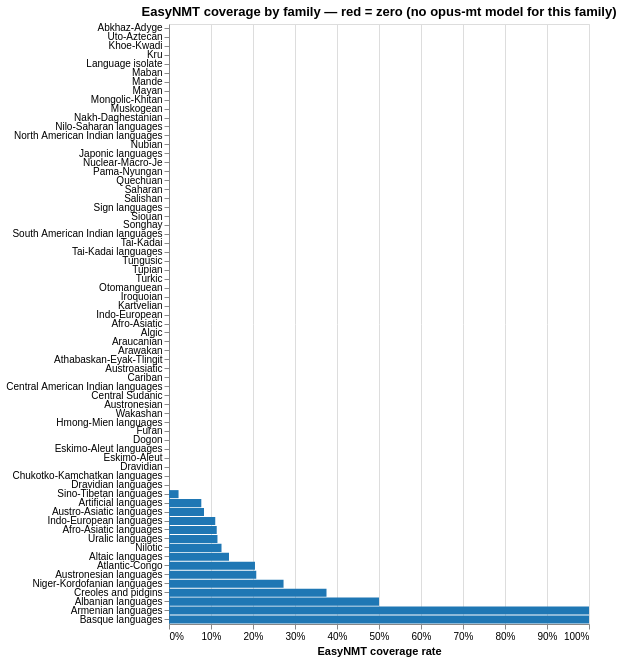

Source (notebook cell):
### Markdown cell above
## 3.3 — Source-Specific Coverage Case Studies

The aggregate coverage charts do not explain why each source behaves the way it does. This section looks at three source-specific mechanisms: EasyNMT's model-availability gaps, Google's advertised support versus actual collected output, and Lingvanex's source-leakage pattern.

### EasyNMT Structural Gaps by Family

EasyNMT coverage is shaped by Helsinki-NLP OPUS-MT model availability. When no model exists for a source-target pair, the pipeline gets no output. That makes its gaps structural rather than random: entire language families can be out of scope because the necessary model was never available.

The chart below calculates EasyNMT coverage by reviewed family label. I use it to see where EasyNMT genuinely expands the comparison set and where it simply cannot participate.

### Code cell
# EasyNMT structural gaps by language family
enmt_col = BASELINE_SERVICES["EasyNMT"]

fam_enmt = (
    df.groupby("language_family")
    .agg(
        n_langs=("language_code", "nunique"),
        n_covered=(enmt_col, lambda x: x.notna().sum()),
    )
    .reset_index()
)
fam_enmt["coverage_rate"] = fam_enmt["n_covered"] / fam_enmt["n_langs"]
fam_enmt["zero_coverage"] = fam_enmt["n_covered"] == 0
fam_enmt = fam_enmt.sort_values("coverage_rate")

enmt_bar = alt.Chart(fam_enmt).mark_bar().encode(
    y=alt.Y("language_family:N", sort="x", title=None),
    x=alt.X("coverage_rate:Q", axis=alt.Axis(format="%"), title="EasyNMT coverage rate"),
    color=alt.condition(
        alt.datum.zero_coverage,
        alt.value("#d62728"),
        alt.value("#1f77b4"),
    ),
    tooltip=[
        "language_family:N",
        alt.Tooltip("coverage_rate:Q", format=".1%"),
        alt.Tooltip("n_covered:Q", title="languages covered"),
        alt.Tooltip("n_langs:Q", title="total languages"),
    ],
).properties(width=420, height=600,
             title="EasyNMT coverage by family — red = zero (no opus-mt model for this family)")
display(enmt_bar)

zero_fams = fam_enmt[fam_enmt["zero_coverage"]]["language_family"].tolist()
print(f"Families with zero EasyNMT coverage ({len(zero_fams)}):")
for f in zero_fams:
    n = int(fam_enmt.loc[fam_enmt["language_family"]==f, "n_langs"].iloc[0])
    print(f"  {f} ({n} languages)")

### Figure 1 — Vega specification as saved in the notebook (floating-point values rounded to 4 significant figures)
{"$schema": "https://vega.github.io/schema/vega/v6.json", "data": [{"name": "source_0"}, {"name": "data_0", "values": [{"coverage_rate": 0.0, "coverage_rate_end": 0.0, "coverage_rate_start": 0.0, "language_family": "Abkhaz-Adyge", "n_covered": 0, "n_langs": 4, "zero_coverage": true}, {"coverage_rate": 0.0, "coverage_rate_end": 0.0, "coverage_rate_start": 0.0, "language_family": "Uto-Aztecan", "n_covered": 0, "n_langs": 6, "zero_coverage": true}, {"coverage_rate": 0.0, "coverage_rate_end": 0.0, "coverage_rate_start": 0.0, "language_family": "Khoe-Kwadi", "n_covered": 0, "n_langs": 1, "zero_coverage": true}, {"coverage_rate": 0.0, "coverage_rate_end": 0.0, "coverage_rate_start": 0.0, "language_family": "Kru", "n_covered": 0, "n_langs": 1, "zero_coverage": true}, {"coverage_rate": 0.0, "coverage_rate_end": 0.0, "coverage_rate_start": 0.0, "language_family": "Language isolate", "n_covered": 0, "n_langs": 8, "zero_coverage": true}, {"coverage_rate": 0.0, "coverage_rate_end": 0.0, "coverage_rate_start": 0.0, "language_family": "Maban", "n_covered": 0, "n_langs": 1, "zero_coverage": true}, {"coverage_rate": 0.0, "coverage_rate_end": 0.0, "coverage_rate_start": 0.0, "language_family": "Mande", "n_covered": 0, "n_langs": 9, "zero_coverage": true}, {"coverage_rate": 0.0, "coverage_rate_end": 0.0, "coverage_rate_start": 0.0, "language_family": "Mayan", "n_covered": 0, "n_langs": 2, "zero_coverage": true}, {"coverage_rate": 0.0, "coverage_rate_end": 0.0, "coverage_rate_start": 0.0, "language_family": "Mongolic-Khitan", "n_covered": 0, "n_langs": 2, "zero_coverage": true}, {"coverage_rate": 0.0, "coverage_rate_end": 0.0, "coverage_rate_start": 0.0, "language_family": "Muskogean", "n_covered": 0, "n_langs": 4, "zero_coverage": true}, {"coverage_rate": 0.0, "coverage_rate_end": 0.0, "coverage_rate_start": 0.0, "language_family": "Nakh-Daghestanian", "n_covered": 0, "n_langs": 8, "zero_coverage": true}, {"coverage_rate": 0.0, "coverage_rate_end": 0.0, "coverage_rate_start": 0.0, "language_family": "Nilo-Saharan languages", "n_covered": 0, "n_langs": 3, "zero_coverage": true}, {"coverage_rate": 0.0, "coverage_rate_end": 0.0, "coverage_rate_start": 0.0, "language_family": "North American Indian languages", "n_covered": 0, "n_langs": 5, "zero_coverage": true}, {"coverage_rate": 0.0, "coverage_rate_end": 0.0, "coverage_rate_start": 0.0, "language_family": "Nubian", "n_covered": 0, "n_langs": 1, "zero_coverage": true}, {"coverage_rate": 0.0, "coverage_rate_end": 0.0, "coverage_rate_start": 0.0, "language_family": "Japonic languages", "n_covered": 0, "n_langs": 1, "zero_coverage": true}, {"coverage_rate": 0.0, "coverage_rate_end": 0.0, "coverage_rate_start": 0.0, "language_family": "Nuclear-Macro-Je", "n_covered": 0, "n_langs": 1, "zero_coverage": true}, {"coverage_rate": 0.0, "coverage_rate_end": 0.0, "coverage_rate_start": 0.0, "language_family": "Pama-Nyungan", "n_covered": 0, "n_langs": 1, "zero_coverage": true}, {"coverage_rate": 0.0, "coverage_rate_end": 0.0, "coverage_rate_start": 0.0, "language_family": "Quechuan", "n_covered": 0, "n_langs": 1, "zero_coverage": true}, {"coverage_rate": 0.0, "coverage_rate_end": 0.0, "coverage_rate_start": 0.0, "language_family": "Saharan", "n_covered": 0, "n_langs": 2, "zero_coverage": true}, {"coverage_rate": 0.0, "coverage_rate_end": 0.0, "coverage_rate_start": 0.0, "language_family": "Salishan", "n_covered": 0, "n_langs": 4, "zero_coverage": true}, {"coverage_rate": 0.0, "coverage_rate_end": 0.0, "coverage_rate_start": 0.0, "language_family": "Sign languages", "n_covered": 0, "n_langs": 1, "zero_coverage": true}, {"coverage_rate": 0.0, "coverage_rate_end": 0.0, "coverage_rate_start": 0.0, "language_family": "Siouan", "n_covered": 0, "n_langs": 3, "zero_coverage": true}, {"coverage_rate": 0.0, "coverage_rate_end": 0.0, "coverage_rate_start": 0.0, "language_family": "Songhay", "n_covered": 0, "n_langs": 4, "zero_coverage": true}, {"coverage_rate": 0.0, "coverage_rate_end": 0.0, "coverage_rate_start": 0.0, "language_family": "South American Indian languages", "n_covered": 0, "n_langs": 4, "zero_coverage": true}, {"coverage_rate": 0.0, "coverage_rate_end": 0.0, "coverage_rate_start": 0.0, "language_family": "Tai-Kadai", "n_covered": 0, "n_langs": 1, "zero_coverage": true}, {"coverage_rate": 0.0, "coverage_rate_end": 0.0, "coverage_rate_start": 0.0, "language_family": "Tai-Kadai languages", "n_covered": 0, "n_langs": 8, "zero_coverage": true}, {"coverage_rate": 0.0, "coverage_rate_end": 0.0, "coverage_rate_start": 0.0, "language_family": "Tungusic", "n_covered": 0, "n_langs": 2, "zero_coverage": true}, {"coverage_rate": 0.0, "coverage_rate_end": 0.0, "coverage_rate_start": 0.0, "language_family": "Tupian", "n_covered": 0, "n_langs": 1, "zero_coverage": true}, {"coverage_rate": 0.0, "coverage_rate_end": 0.0, "coverage_rate_start": 0.0, "language_family": "Turkic", "n_covered": 0, "n_langs": 19, "zero_coverage": true}, {"coverage_rate": 0.0, "coverage_rate_end": 0.0, "coverage_rate_start": 0.0, "language_family": "Otomanguean", "n_covered": 0, "n_langs": 1, "zero_coverage": true}, {"coverage_rate": 0.0, "coverage_rate_end": 0.0, "coverage_rate_start": 0.0, "language_family": "Iroquoian", "n_covered": 0, "n_langs": 4, "zero_coverage": true}, {"coverage_rate": 0.0, "coverage_rate_end": 0.0, "coverage_rate_start": 0.0, "language_family": "Kartvelian", "n_covered": 0, "n_langs": 3, "zero_coverage": true}, {"coverage_rate": 0.0, "coverage_rate_end": 0.0, "coverage_rate_start": 0.0, "language_family": "Indo-European", "n_covered": 0, "n_langs": 1, "zero_coverage": true}, {"coverage_rate": 0.0, "coverage_rate_end": 0.0, "coverage_rate_start": 0.0, "language_family": "Afro-Asiatic", "n_covered": 0, "n_langs": 1, "zero_coverage": true}, {"coverage_rate": 0.0, "coverage_rate_end": 0.0, "coverage_rate_start": 0.0, "language_family": "Algic", "n_covered": 0, "n_langs": 17, "zero_coverage": true}, {"coverage_rate": 0.0, "coverage_rate_end": 0.0, "coverage_rate_start": 0.0, "language_family": "Araucanian", "n_covered": 0, "n_langs": 1, "zero_coverage": true}, {"coverage_rate": 0.0, "coverage_rate_end": 0.0, "coverage_rate_start": 0.0, "language_family": "Arawakan", "n_covered": 0, "n_langs": 2, "zero_coverage": true}, {"coverage_rate": 0.0, "coverage_rate_end": 0.0, "coverage_rate_start": 0.0, "language_family": "Athabaskan-Eyak-Tlingit", "n_covered": 0, "n_langs": 4, "zero_coverage": true}, {"coverage_rate": 0.0, "coverage_rate_end": 0.0, "coverage_rate_start": 0.0, "language_family": "Austroasiatic", "n_covered": 0, "n_langs": 1, "zero_coverage": true}, {"coverage_rate": 0.0, "coverage_rate_end": 0.0, "coverage_rate_start": 0.0, "language_family": "Cariban", "n_covered": 0, "n_langs": 1, "zero_coverage": true}, {"coverage_rate": 0.0, "coverage_rate_end": 0.0, "coverage_rate_start": 0.0, "language_family": "Central American Indian languages", "n_covered": 0, "n_langs": 1, "zero_coverage": true}, {"coverage_rate": 0.0, "coverage_rate_end": 0.0, "coverage_rate_start": 0.0, "language_family": "Central Sudanic", "n_covered": 0, "n_langs": 1, "zero_coverage": true}, {"coverage_rate": 0.0, "coverage_rate_end": 0.0, "coverage_rate_start": 0.0, "language_family": "Austronesian", "n_covered": 0, "n_langs": 1, "zero_coverage": true}, {"coverage_rate": 0.0, "coverage_rate_end": 0.0, "coverage_rate_start": 0.0, "language_family": "Wakashan", "n_covered": 0, "n_langs": 1, "zero_coverage": true}, {"coverage_rate": 0.0, "coverage_rate_end": 0.0, "coverage_rate_start": 0.0, "language_family": "Hmong-Mien languages", "n_covered": 0, "n_langs": 4, "zero_coverage": true}, {"coverage_rate": 0.0, "coverage_rate_end": 0.0, "coverage_rate_start": 0.0, "language_family": "Furan", "n_covered": 0, "n_langs": 1, "zero_coverage": true}, {"coverage_rate": 0.0, "coverage_rate_end": 0.0, "coverage_rate_start": 0.0, "language_family": "Dogon", "n_covered": 0, "n_langs": 1, "zero_coverage": true}, {"coverage_rate": 0.0, "coverage_rate_end": 0.0, "coverage_rate_start": 0.0, "language_family": "Eskimo-Aleut languages", "n_covered": 0, "n_langs": 5, "zero_coverage": true}, {"coverage_rate": 0.0, "coverage_rate_end": 0.0, "coverage_rate_start": 0.0, "language_family": "Eskimo-Aleut", "n_covered": 0, "n_langs": 1, "zero_coverage": true}, {"coverage_rate": 0.0, "coverage_rate_end": 0.0, "coverage_rate_start": 0.0, "language_family": "Dravidian", "n_covered": 0, "n_langs": 1, "zero_coverage": true}, {"coverage_rate": 0.0, "coverage_rate_end": 0.0, "coverage_rate_start": 0.0, "language_family": "Chukotko-Kamchatkan languages", "n_covered": 0, "n_langs": 1, "zero_coverage": true}, {"coverage_rate": 0.0, "coverage_rate_end": 0.0, "coverage_rate_start": 0.0, "language_family": "Dravidian languages", "n_covered": 0, "n_langs": 8, "zero_coverage": true}, {"coverage_rate": 0.02273, "coverage_rate_end": 0.02273, "coverage_rate_start": 0.0, "language_family": "Sino-Tibetan languages", "n_covered": 1, "n_langs": 44, "zero_coverage": false}, {"coverage_rate": 0.07692, "coverage_rate_end": 0.07692, "coverage_rate_start": 0.0, "language_family": "Artificial languages", "n_covered": 1, "n_langs": 13, "zero_coverage": false}, {"coverage_rate": 0.08333, "coverage_rate_end": 0.08333, "coverage_rate_start": 0.0, "language_family": "Austro-Asiatic languages", "n_covered": 1, "n_langs": 12, "zero_coverage": false}, {"coverage_rate": 0.1101, "coverage_rate_end": 0.1101, "coverage_rate_start": 0.0, "language_family": "Indo-European languages", "n_covered": 25, "n_langs": 227, "zero_coverage": false}, {"coverage_rate": 0.1136, "coverage_rate_end": 0.1136, "coverage_rate_start": 0.0, "language_family": "Afro-Asiatic languages", "n_covered": 5, "n_langs": 44, "zero_coverage": false}, {"coverage_rate": 0.1154, "coverage_rate_end": 0.1154, "coverage_rate_start": 0.0, "language_family": "Uralic languages", "n_covered": 3, "n_langs": 26, "zero_coverage": false}, {"coverage_rate": 0.125, "coverage_rate_end": 0.125, "coverage_rate_start": 0.0, "language_family": "Nilotic", "n_covered": 1, "n_langs": 8, "zero_coverage": false}, {"coverage_rate": 0.1429, "coverage_rate_end": 0.1429, "coverage_rate_start": 0.0, "language_family": "Altaic languages", "n_covered": 1, "n_langs": 7, "zero_coverage": false}, {"coverage_rate": 0.2047, "coverage_rate_end": 0.2047, "coverage_rate_start": 0.0, "language_family": "Atlantic-Congo", "n_covered": 26, "n_langs": 127, "zero_coverage": false}, {"coverage_rate": 0.2078, "coverage_rate_end": 0.2078, "coverage_rate_start": 0.0, "language_family": "Austronesian languages", "n_covered": 16, "n_langs": 77, "zero_coverage": false}, {"coverage_rate": 0.2727, "coverage_rate_end": 0.2727, "coverage_rate_start": 0.0, "language_family": "Niger-Kordofanian languages", "n_covered": 3, "n_langs": 11, "zero_coverage": false}, {"coverage_rate": 0.375, "coverage_rate_end": 0.375, "coverage_rate_start": 0.0, "language_family": "Creoles and pidgins", "n_covered": 6, "n_langs": 16, "zero_coverage": false}, {"coverage_rate": 0.5, "coverage_rate_end": 0.5, "coverage_rate_start": 0.0, "language_family": "Albanian languages", "n_covered": 1, "n_langs": 2, "zero_coverage": false}, {"coverage_rate": 1.0, "coverage_rate_end": 1.0, "coverage_rate_start": 0.0, "language_family": "Armenian languages", "n_covered": 1, "n_langs": 1, "zero_coverage": false}, {"coverage_rate": 1.0, "coverage_rate_end": 1.0, "coverage_rate_start": 0.0, "language_family": "Basque languages", "n_covered": 1, "n_langs": 1, "zero_coverage": false}]}, {"name": "source_0_y_domain_language_family", "values": [{"language_family": "Abkhaz-Adyge", "sort_field": 0.0}, {"language_family": "Uto-Aztecan", "sort_field": 0.0}, {"language_family": "Khoe-Kwadi", "sort_field": 0.0}, {"language_family": "Kru", "sort_field": 0.0}, {"language_family": "Language isolate", "sort_field": 0.0}, {"language_family": "Maban", "sort_field": 0.0}, {"language_family": "Mande", "sort_field": 0.0}, {"language_family": "Mayan", "sort_field": 0.0}, {"language_family": "Mongolic-Khitan", "sort_field": 0.0}, {"language_family": "Muskogean", "sort_field": 0.0}, {"language_family": "Nakh-Daghestanian", "sort_field": 0.0}, {"language_family": "Nilo-Saharan languages", "sort_field": 0.0}, {"language_family": "North American Indian languages", "sort_field": 0.0}, {"language_family": "Nubian", "sort_field": 0.0}, {"language_family": "Japonic languages", "sort_field": 0.0}, {"language_family": "Nuclear-Macro-Je", "sort_field": 0.0}, {"language_family": "Pama-Nyungan", "sort_field": 0.0}, {"language_family": "Quechuan", "sort_field": 0.0}, {"language_family": "Saharan", "sort_field": 0.0}, {"language_family": "Salishan", "sort_field": 0.0}, {"language_family": "Sign languages", "sort_field": 0.0}, {"language_family": "Siouan", "sort_field": 0.0}, {"language_family": "Songhay", "sort_field": 0.0}, {"language_family": "South American Indian languages", "sort_field": 0.0}, {"language_family": "Tai-Kadai", "sort_field": 0.0}, {"language_family": "Tai-Kadai languages", "sort_field": 0.0}, {"language_family": "Tungusic", "sort_field": 0.0}, {"language_family": "Tupian", "sort_field": 0.0}, {"language_family": "Turkic", "sort_field": 0.0}, {"language_family": "Otomanguean", "sort_field": 0.0}, {"language_family": "Iroquoian", "sort_field": 0.0}, {"language_family": "Kartvelian", "sort_field": 0.0}, {"language_family": "Indo-European", "sort_field": 0.0}, {"language_family": "Afro-Asiatic", "sort_field": 0.0}, {"language_family": "Algic", "sort_field": 0.0}, {"language_family": "Araucanian", "sort_field": 0.0}, {"language_family": "Arawakan", "sort_field": 0.0}, {"language_family": "Athabaskan-Eyak-Tlingit", "sort_field": 0.0}, {"language_family": "Austroasiatic", "sort_field": 0.0}, {"language_family": "Cariban", "sort_field": 0.0}, {"language_family": "Central American Indian languages", "sort_field": 0.0}, {"language_family": "Central Sudanic", "sort_field": 0.0}, {"language_family": "Austronesian", "sort_field": 0.0}, {"language_family": "Wakashan", "sort_field": 0.0}, {"language_family": "Hmong-Mien languages", "sort_field": 0.0}, {"language_family": "Furan", "sort_field": 0.0}, {"language_family": "Dogon", "sort_field": 0.0}, {"language_family": "Eskimo-Aleut languages", "sort_field": 0.0}, {"language_family": "Eskimo-Aleut", "sort_field": 0.0}, {"language_family": "Dravidian", "sort_field": 0.0}, {"language_family": "Chukotko-Kamchatkan languages", "sort_field": 0.0}, {"language_family": "Dravidian languages", "sort_field": 0.0}, {"language_family": "Sino-Tibetan languages", "sort_field": 0.02273}, {"language_family": "Artificial languages", "sort_field": 0.07692}, {"language_family": "Austro-Asiatic languages", "sort_field": 0.08333}, {"language_family": "Indo-European languages", "sort_field": 0.1101}, {"language_family": "Afro-Asiatic languages", "sort_field": 0.1136}, {"language_family": "Uralic languages", "sort_field": 0.1154}, {"language_family": "Nilotic", "sort_field": 0.125}, {"language_family": "Altaic languages", "sort_field": 0.1429}, {"language_family": "Atlantic-Congo", "sort_field": 0.2047}, {"language_family": "Austronesian languages", "sort_field": 0.2078}, {"language_family": "Niger-Kordofanian languages", "sort_field": 0.2727}, {"language_family": "Creoles and pidgins", "sort_field": 0.375}, {"language_family": "Albanian languages", "sort_field": 0.5}, {"language_family": "Armenian languages", "sort_field": 1.0}, {"language_family": "Basque languages", "sort_field": 1.0}]}], "marks": [{"type": "rect", "name": "marks", "from": {"data": "data_0"}, "encode": {"update": {"height": {"signal": "max(0.25, bandwidth('y'))"}, "x2": {"field": "coverage_rate_start", "scale": "x"}, "x": {"field": "coverage_rate_end", "scale": "x"}, "y": {"field": "language_family", "scale": "y"}, "fill": [{"value": "#d62728", "test": "datum.zero_coverage"}, {"value": "#1f77b4"}], "tooltip": {"signal": "{\"language_family\": isValid(datum[\"language_family\"]) ? datum[\"language_family\"] : \"\"+datum[\"language_family\"], \"coverage_rate\": format(datum[\"coverage_rate\"], \".1%\"), \"languages covered\": format(datum[\"n_covered\"], \"\"), \"total languages\": format(datum[\"n_langs\"], \"\")}"}}}, "style": ["bar"]}], "scales": [{"name": "x", "type": "linear", "domain": {"data": "data_0", "fields": ["coverage_rate_start", "coverage_rate_end"]}, "range": [0, {"signal": "width"}], "nice": true, "zero": true}, {"name": "y", "type": "band", "domain": {"data": "source_0_y_domain_language_family", "field": "language_family", "sort": {"op": "max", "field": "sort_field"}}, "range": [0, {"signal": "height"}], "paddingOuter": 0.05, "paddingInner": 0.1}], "axes": [{"scale": "x", "minExtent": 0, "aria": false, "zindex": 0, "labels": false, "domain": false, "orient": "bottom", "grid": true, "gridScale": "y", "ticks": false, "tickCount": {"signal": "ceil(width/40)"}, "maxExtent": 0}, {"scale": "x", "labelFlush": true, "labelOverlap": true, "grid": false, "zindex": 0, "format": "%", "title": "EasyNMT coverage rate", "tickCount": {"signal": "ceil(width/40)"}, "orient": "bottom"}, {"scale": "y", "orient": "left", "zindex": 0, "grid": false}], "title": {"text": "EasyNMT coverage by family — red = zero (no opus-mt model for this family)", "frame": "group"}, "width": 420, "background": "white", "padding": 5, "style": "cell", "height": 600}
